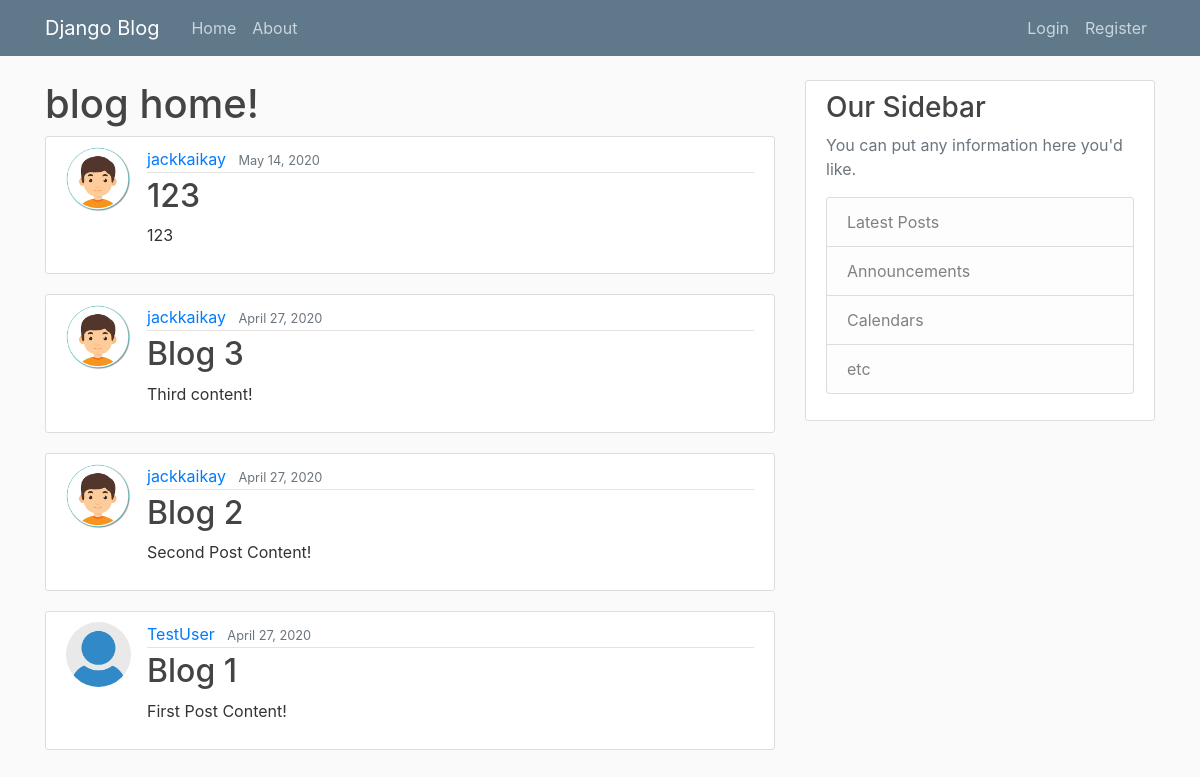
/, run on an earlier commit of the app's database.
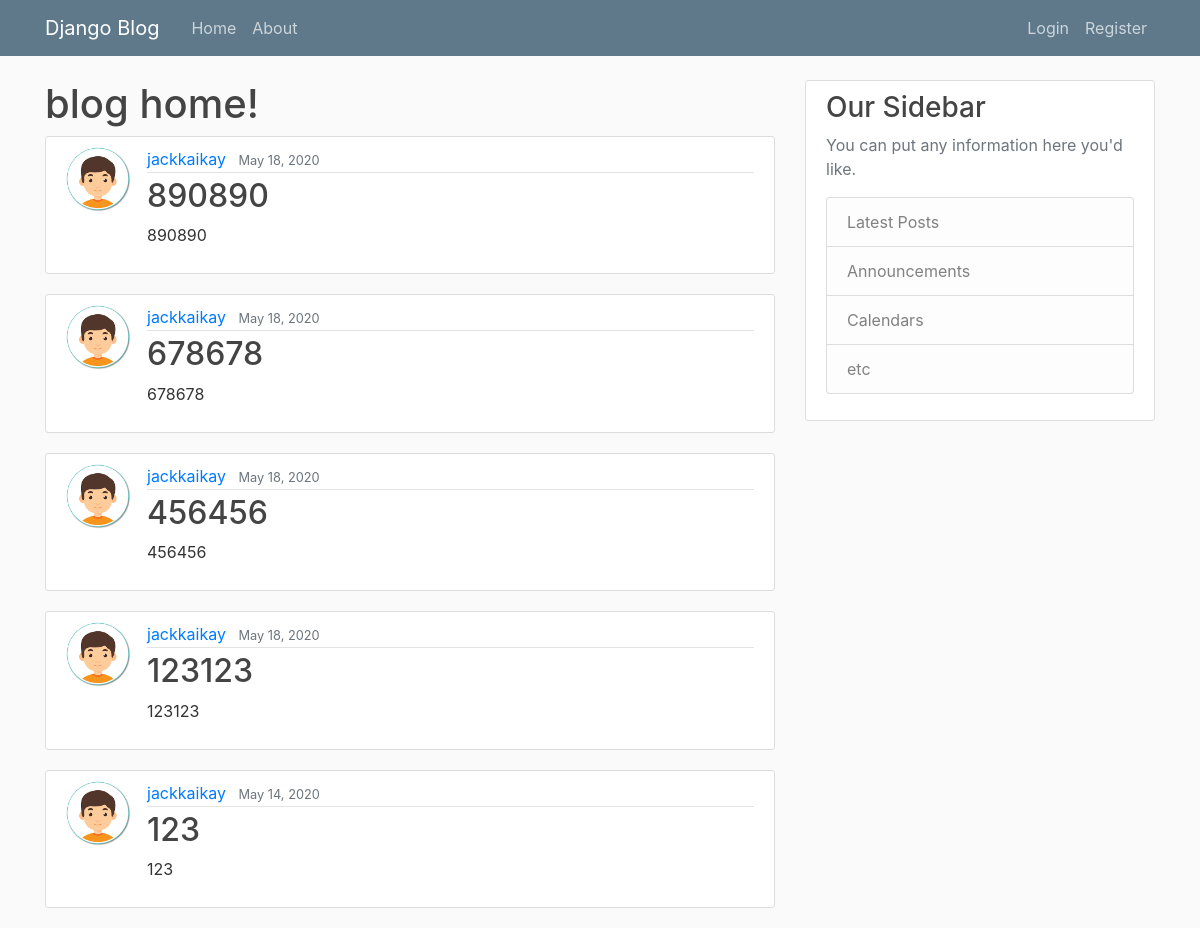
And on a later commit of the database.
### blog/models.py (models this page shows, shortened)
class Post(models.Model):
    title = models.CharField(max_length=100)
    content = models.TextField(max_length=500)
    date_posted = models.DateTimeField(default=timezone.now)
    author = models.ForeignKey(User, on_delete=models.CASCADE)

### users/models.py (models this page shows, shortened)
class Profile(models.Model):
    user = models.OneToOneField(User, on_delete=models.CASCADE)
    image = models.ImageField(default='default.jpg', upload_to='profile_pics')

### blog/views.py (the view)
# urls.py: path('', PostListView.as_view() , name='blog-home'),
class PostListView(ListView):
    model = Post
    template_name = 'blog/home.html'
    context_object_name = 'posts'
    ordering = ['-date_posted']
    paginate_by = 5

### blog/templates/blog/home.html
{% extends "blog/base.html" %}
{% block content %}
        <h1> blog home!</h1>
        {% for post in posts %}
            <article class="media content-section">
                <img class='rounded-circle article-img' src="{{ post.author.profile.image.url }}">
              <div class="media-body">
                <div class="article-metadata">
                  <a class="mr-2" href="#">{{ post.author }}</a>
                  <small class="text-muted">{{ post.date_posted|date:"F d, Y" }}</small>
                </div>
                <h2><a class="article-title" href="{% url 'post-detail' post.id %}">{{ post.title }}</a></h2>
                <p class="article-content">{{ post.content }}</p>
              </div>
            </article>
        {% endfor %}
{% endblock content%}

What changed in the data, as far as the page shows it:
no longer on this page (row unchanged): Post: author.profile.image (picture), author "jackkaikay", date_posted "April 27, 2020", title "Blog 3", content "Third content!"
no longer on this page (row unchanged): Post: author.profile.image (picture), author "jackkaikay", date_posted "April 27, 2020", title "Blog 2", content "Second Post Content!"
no longer on this page (row unchanged): Post: author.profile.image (placeholder picture), author "TestUser", date_posted "April 27, 2020", title "Blog 1", content "First Post Content!"
added Post: author.profile.image (picture), author "jackkaikay", date_posted "May 18, 2020", title "890890", content "890890"
added Post: author.profile.image (picture), author "jackkaikay", date_posted "May 18, 2020", title "678678", content "678678"
added Post: author.profile.image (picture), author "jackkaikay", date_posted "May 18, 2020", title "456456", content "456456"
added Post: author.profile.image (picture), author "jackkaikay", date_posted "May 18, 2020", title "123123", content "123123"
